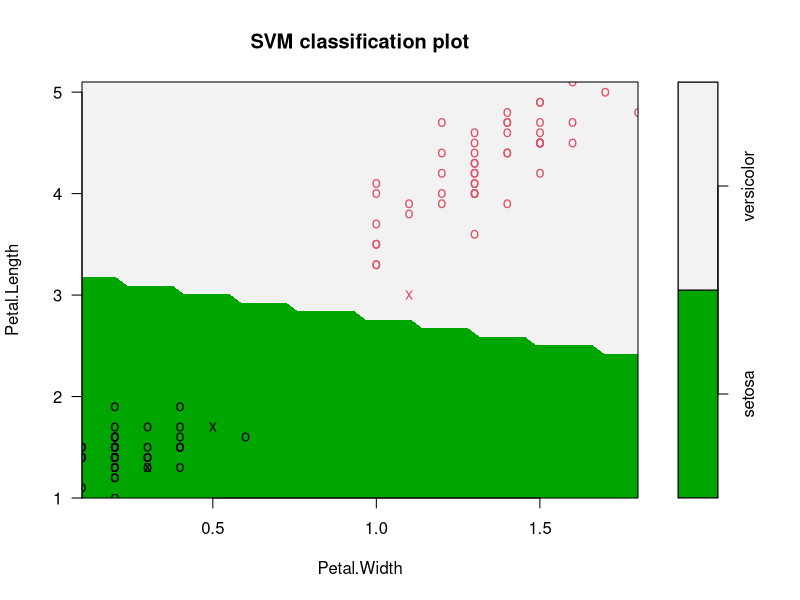
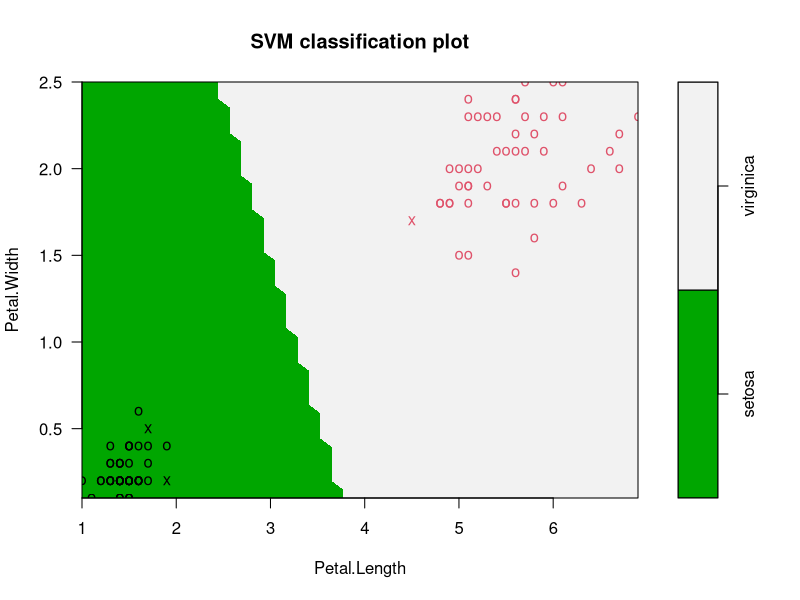
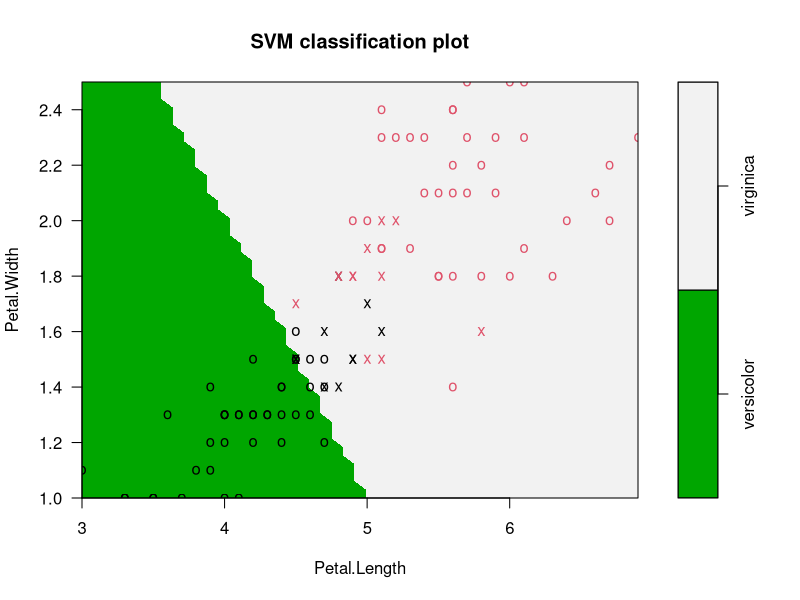

These figures' R source, in order:
rm(list=ls())
if (!is.loaded('e1071')) library('e1071')
if (!is.loaded('MASS')) library('MASS')

data(iris)
X <- subset(iris, select = -Species)
y <- iris$Species

ind1 <- which(iris[, "Species"] == "setosa" | iris[, 'Species'] == "versicolor")
X1 <- X[ind1, ]
#Intersect <- rep(1, dim(X1)[1])
#X1 <- cbind(Intersect, X1)
y1 <- y[ind1]
y1 <- factor(y1, levels = c("setosa", 'versicolor'))
data1 <- cbind(X1, y1)

ind2 <- which(iris[, "Species"] == "setosa" | iris[, 'Species'] == "virginica")
X2 <- X[ind2, ]
#ones <- rep(1, dim(X2)[1])
#X2 <- cbind(ones, X2)
y2 <- y[ind2]
y2 <- factor(y2, levels = c("setosa", 'virginica'))
data2 <- cbind(X2, y2)

ind3 <- which(iris[, "Species"] == "versicolor" | iris[, 'Species'] == "virginica")
X3 <- X[ind3, ]
#ones <- rep(1, dim(X3)[1])
#X3 <- cbind(ones, X3)
y3 <- y[ind3]
y3 <- factor(y3, levels = c('versicolor', 'virginica'))
data3 <- cbind(X3, y3)

model1 <- svm(y1 ~ ., data = data1, kernel = 'linear', scale = F)
model2 <- svm(y2 ~ ., data = data2, kernel = 'linear', scale = F)
model3 <- svm(y3 ~ ., data = data3, kernel = 'linear', scale = F)

plot(model1, data1, Petal.Length ~ Petal.Width,
     slice = list(Sepal.Width = 3, Sepal.Length = -4),color.palette = terrain.colors)

plot(model2, data2, Petal.Width ~ Petal.Length,
     slice = list(Sepal.Width = 3, Sepal.Length = 4),color.palette = terrain.colors)

plot(model3, data3, Petal.Width ~ Petal.Length,
     slice = list(Sepal.Width = 3, Sepal.Length = 4),color.palette = terrain.colors)

predict1 <- predict(model1, subset(data1, select = -y1))
table(predict1, y1)
coef1 <- matrix(model1$coefs, nrow = 1)
w1 <- rbind(-model1$rho, t(coef1 %*% model1$SV))
(test <- (cbind(1,as.matrix(X1)) %*% w1)[model1$index])

predict2 <- predict(model2, subset(data2, select = -y2))
table(predict2, y2)
coef2 <- matrix(model2$coefs, nrow = 1)
w2 <- t(coef2 %*% model2$SV)

predict3 <- predict(model3, subset(data3, select = -y3))
table(predict3, y3)
coef3 <- matrix(model3$coefs, nrow = 1)
w3 <- t(coef3 %*% model3$SV)
